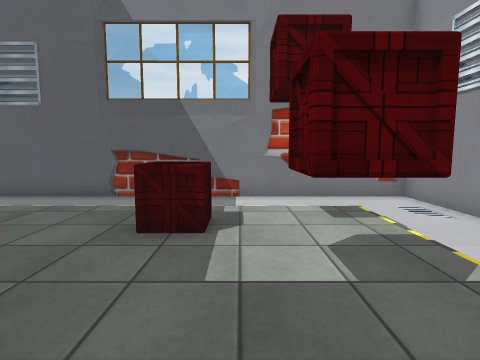
view 1 (above)

13 first-person views from a walk through a scene from a Unity 3-D project. The camera is 1.2 m above the floor, tilts 6° down and sees 80° across. The floor is counted in squares, 1 m on a side. Each view is taken from the middle of a square. On the plan, view 1 faces up. The plan holds only what a view shows up to about 13 squares ahead; the rest is blank. Some surface patterns are stand-ins.

view 2
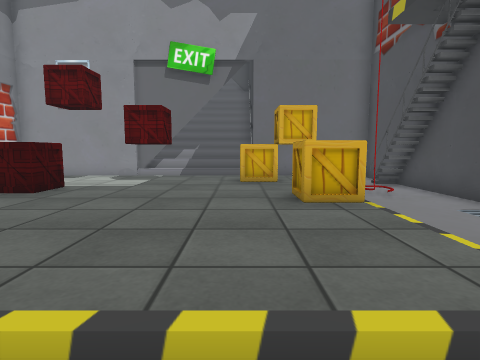

view 3
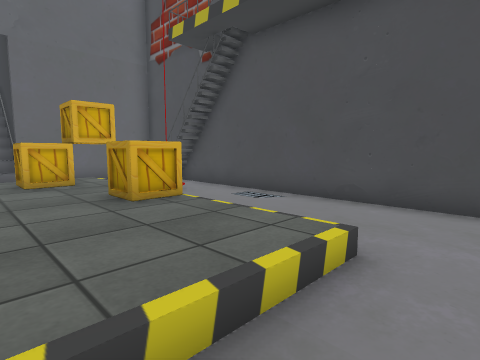

view 4
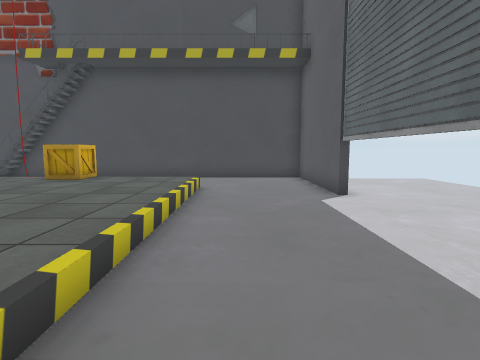

view 5
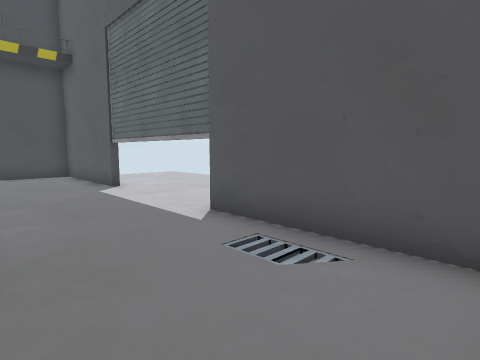

view 6
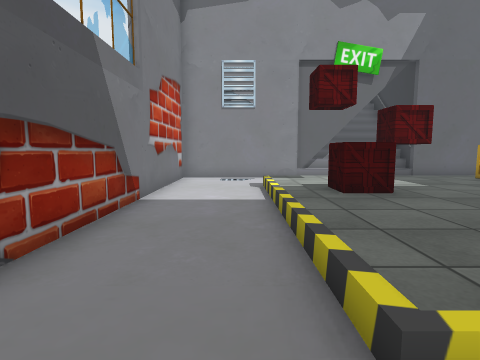

view 7
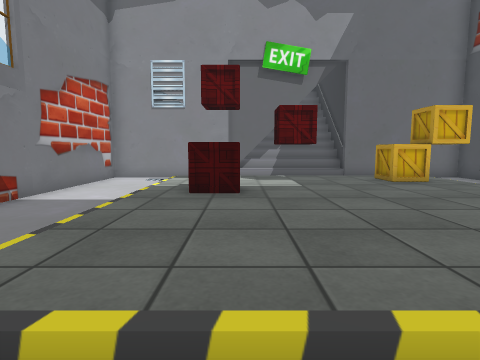

view 8
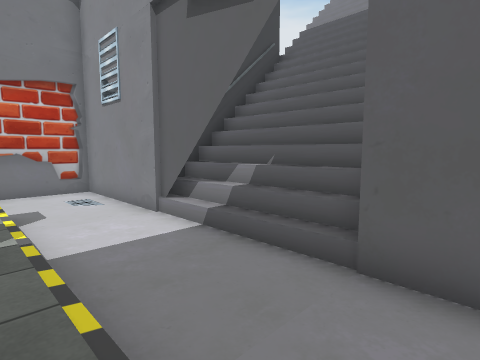

view 9
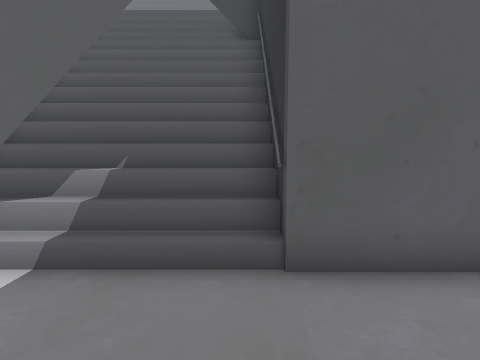

view 10
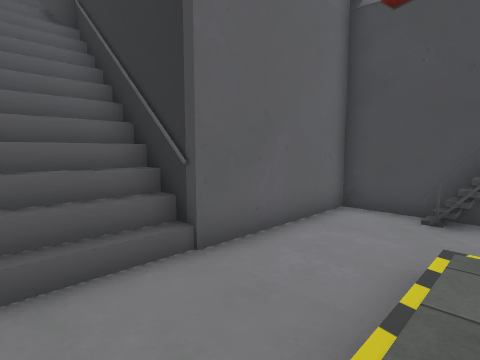

view 11
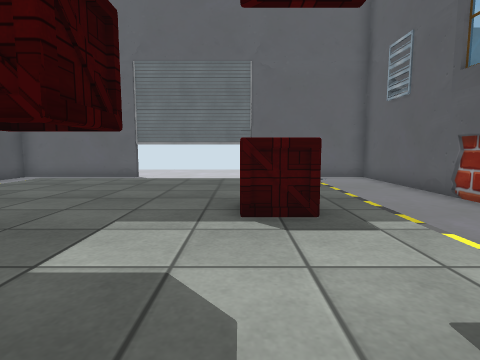

view 12
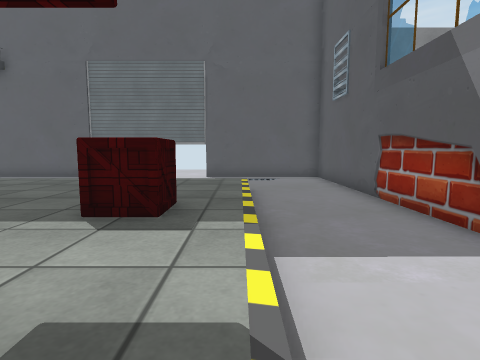

view 13
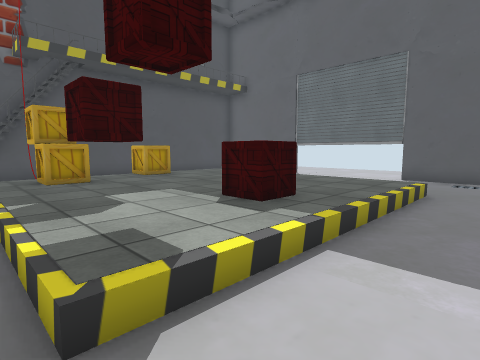

### Floor plan
Key: @ floor where view 1 was taken; # wall or solid block; x gap in a wall; . main floor; : floor 0.25 m higher than the main floor; / step, stairs or slope; v drop or lower ground; O other object.
Columns run from 10 left of view 1 to 14 right of it. Each row starts with its distance up from view 1.
 10 #################
  9 #...............#
  8 #...............#
  7 #..............v#
  6 #....////////...#
  5 #....::::O:::...#####x
  4 #....::::O:::...#////////
  3 #....::::::O:...#////////
  2 #....::::::O:...////////
  1 #....::::::::.../////#//
  0 #....:::::@O:.../////#/
 -1 #....:::O::O:...######
 -2 #....///O//O/...#
 -3 #........../....#
 -4 #..........#....#
 -5 #...........##..#
 -6 #################

Where each view was taken, in squares from view 1:
view 1: 0 up, 0 right, facing up
view 2: 0 up, 7 left, facing right
view 3: 1 up, 7 left, facing down-right
view 4: 7 up, 7 left, facing down
view 5: 9 up, 6 left, facing down-left
view 6: 7 up, 7 left, facing right
view 7: 4 up, 7 left, facing right
view 8: 2 down, 2 right, facing up-right
view 9: 0 up, 2 right, facing right
view 10: 2 up, 2 right, facing down-right
view 11: 4 up, 3 right, facing left
view 12: 6 up, 3 right, facing left
view 13: 8 up, 3 right, facing down-left
